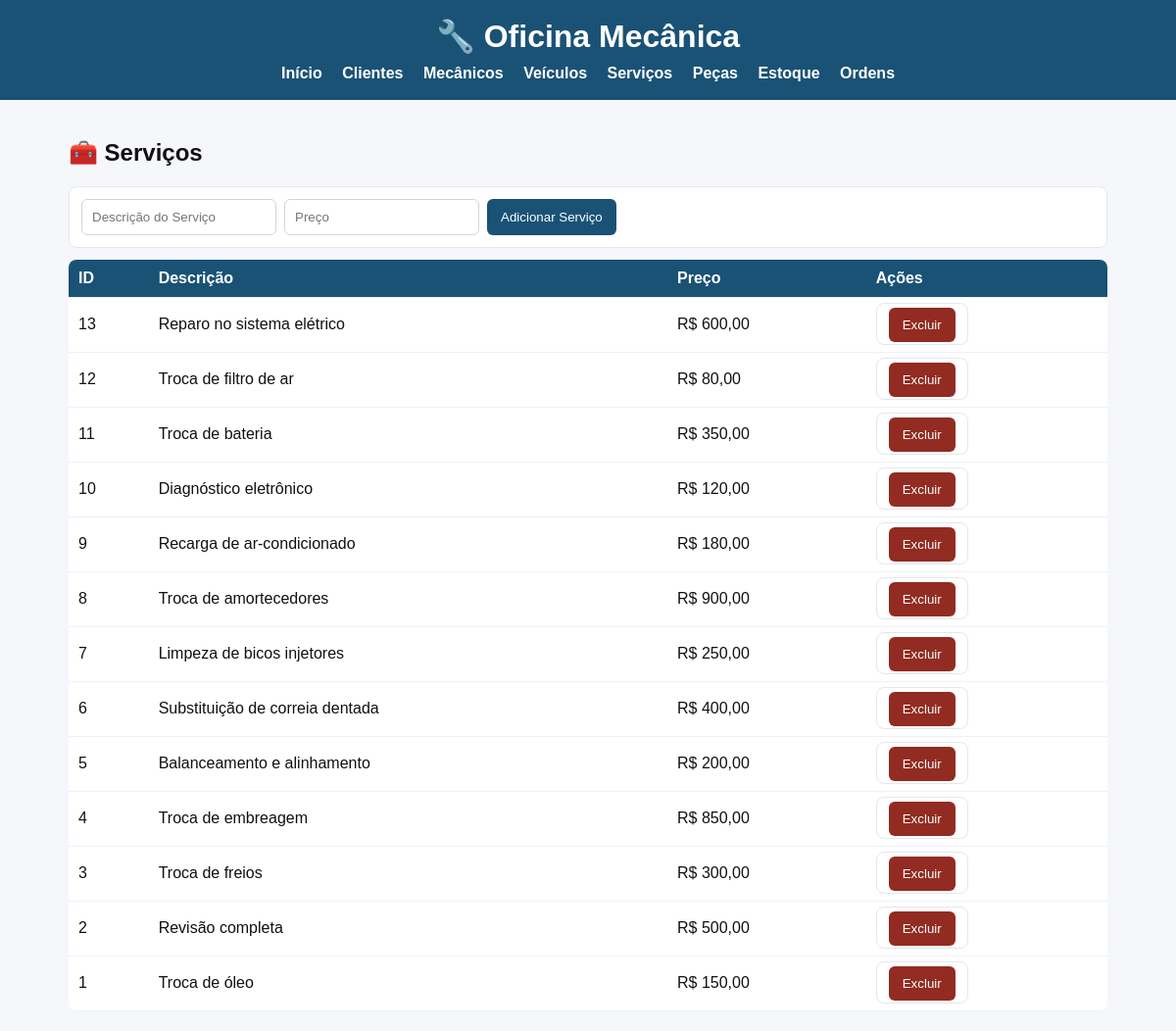
Page /servicos.php on the committed database.
### tables this page shows
CREATE TABLE servicos (
    id_servico INT AUTO_INCREMENT PRIMARY KEY,
    descricao_servico VARCHAR(255) NOT NULL,
    preco_servico DECIMAL(10,2) NOT NULL
);

### public/servicos.php (the view, shortened to what this page needs)
<?php
require_once __DIR__ . '/../db/conexao.php';
$result = $conn->query("SELECT * FROM servicos ORDER BY id_servico DESC");
?>
<?php include __DIR__ . '/../includes/header.php'; ?>
<h2>🧰 Serviços</h2>
<form method="POST">
  <input type="text" name="descricao" placeholder="Descrição do Serviço" required>
  <input type="number" step="0.01" name="preco" placeholder="Preço" required>
  <button type="submit">Adicionar Serviço</button>
</form>
<table>
<tr><th>ID</th><th>Descrição</th><th>Preço</th><th>Ações</th></tr>
<?php while($row = $result->fetch_assoc()): ?>
<tr>
  <td><?= $row['id_servico'] ?></td>
  <td><?= htmlspecialchars($row['descricao_servico']) ?></td>
  <td>R$ <?= number_format($row['preco_servico'],2,',','.') ?></td>
  <td>
    <form method="POST" style="display:inline" onsubmit="return confirm('Excluir serviço?');">
      <button class="del">Excluir</button>
    </form>
  </td>
</tr>
<?php endwhile; ?>
</table>
<?php include __DIR__ . '/../includes/footer.php'; ?>

### public/estilo.css (style rules this page uses)
* { box-sizing:border-box }
body { font-family:Arial,Helvetica,sans-serif;background:#f5f7fb;margin:0;color:#111 }
form { background:#fff;border:1px solid #e5e7eb;border-radius:8px;padding:12px;margin:12px 0;display:flex;flex-wrap:wrap;gap:8px }
input[type=text],input[type=number],select { padding:10px;border:1px solid #d1d5db;border-radius:6px }
button { background:#1a5276;color:#fff;border:none;padding:10px 14px;border-radius:6px;cursor:pointer }
button.del { background:#922b21 }
table { width:100%;border-collapse:collapse;background:#fff;border-radius:8px;overflow:hidden;margin-top:10px }
th,td { padding:10px;border-bottom:1px solid #eef2f6;text-align:left }
th { background:#1a5276;color:#fff }

### rows in the picture
servicos: id_servico "13", descricao_servico "Reparo no sistema elétrico", preco_servico "600,00"
servicos: id_servico "12", descricao_servico "Troca de filtro de ar", preco_servico "80,00"
servicos: id_servico "11", descricao_servico "Troca de bateria", preco_servico "350,00"
servicos: id_servico "10", descricao_servico "Diagnóstico eletrônico", preco_servico "120,00"
servicos: id_servico "9", descricao_servico "Recarga de ar-condicionado", preco_servico "180,00"
servicos: id_servico "8", descricao_servico "Troca de amortecedores", preco_servico "900,00"
servicos: id_servico "7", descricao_servico "Limpeza de bicos injetores", preco_servico "250,00"
servicos: id_servico "6", descricao_servico "Substituição de correia dentada", preco_servico "400,00"
servicos: id_servico "5", descricao_servico "Balanceamento e alinhamento", preco_servico "200,00"
servicos: id_servico "4", descricao_servico "Troca de embreagem", preco_servico "850,00"
servicos: id_servico "3", descricao_servico "Troca de freios", preco_servico "300,00"
servicos: id_servico "2", descricao_servico "Revisão completa", preco_servico "500,00"
servicos: id_servico "1", descricao_servico "Troca de óleo", preco_servico "150,00"
